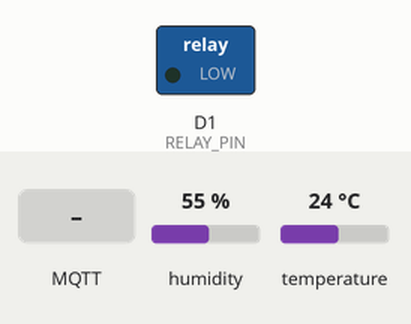
This sketch was run on a simulated ESP8266 (NodeMCU). Parts: switched loads named in the sketch (green lamp = pin HIGH). The test bench sets the inputs (shaded band); at power-on: humidity 55 %, temperature 24 °C. WiFi joins after 1.5 s; servers stay silent unless stated; no MQTT or app messages arrive unless stated.

Above: at 2.7 s.
2.8 s: MQTT message "ON" arrives on the first subscribed topic
At 7.5 s:
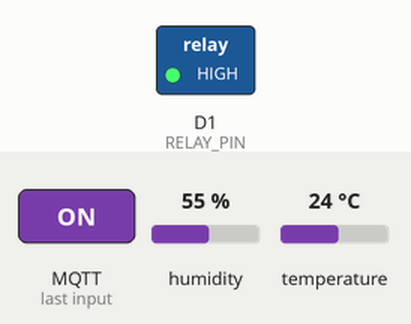
8.0 s: MQTT message "OFF" arrives on the first subscribed topic
At 12.7 s:
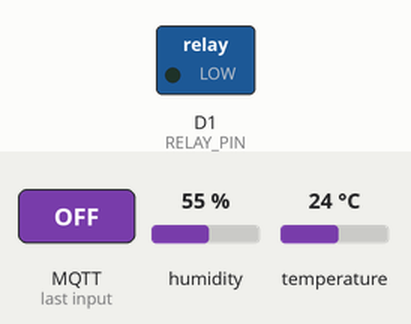
Timing chart, 0 to 14.2 s (numbered marks = the images above; inputs shaded):
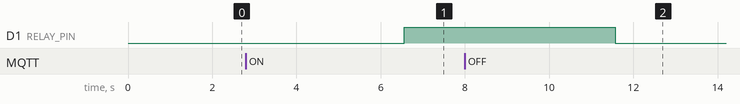

Measured:
- after the input at 2.8 s, D1 (RELAY_PIN): LOW → HIGH after 3.8 s
- after the input at 8.0 s, D1 (RELAY_PIN): HIGH → LOW after 3.6 s

The sketch:

smart_home_mqtt.ino
```cpp
/*
  Smart Home Automation - MQTT example for NodeMCU (ESP8266)
  - Publishes temperature/humidity to MQTT topics
  - Subscribes to control topic to toggle relay
*/

#include <ESP8266WiFi.h>
#include <PubSubClient.h>
#include <DHT.h>

const char* WIFI_SSID = "YOUR_WIFI_SSID";
const char* WIFI_PASS = "YOUR_WIFI_PASSWORD";
const char* MQTT_SERVER = "broker.hivemq.com"; // example public broker
const int MQTT_PORT = 1883;
const char* MQTT_CLIENT_ID = "NodeMCU_SmartHome_01";
const char* MQTT_TOPIC_TEMP = "smarthome/esp/temp";
const char* MQTT_TOPIC_HUM = "smarthome/esp/hum";
const char* MQTT_TOPIC_CTRL = "smarthome/esp/ctrl";

#define DHTPIN D2
#define DHTTYPE DHT22
#define RELAY_PIN D1

WiFiClient espClient;
PubSubClient client(espClient);
DHT dht(DHTPIN, DHTTYPE);

void callback(char* topic, byte* payload, unsigned int length) {
  // simple payload: "ON" or "OFF"
  String msg;
  for (unsigned int i = 0; i < length; i++) msg += (char)payload[i];
  msg.trim();
  if (String(topic) == MQTT_TOPIC_CTRL) {
    if (msg == "ON") digitalWrite(RELAY_PIN, HIGH);
    else if (msg == "OFF") digitalWrite(RELAY_PIN, LOW);
  }
}

void reconnect() {
  while (!client.connected()) {
    if (client.connect(MQTT_CLIENT_ID)) {
      client.subscribe(MQTT_TOPIC_CTRL);
    } else {
      delay(2000);
    }
  }
}

void setup() {
  pinMode(RELAY_PIN, OUTPUT);
  digitalWrite(RELAY_PIN, LOW);
  Serial.begin(115200);
  dht.begin();
  WiFi.begin(WIFI_SSID, WIFI_PASS);
  while (WiFi.status() != WL_CONNECTED) {
    delay(500);
  }
  client.setServer(MQTT_SERVER, MQTT_PORT);
  client.setCallback(callback);
}

void loop() {
  if (!client.connected()) reconnect();
  client.loop();

  float t = dht.readTemperature();
  float h = dht.readHumidity();
  if (!isnan(t) && !isnan(h)) {
    char tempBuf[16], humBuf[16];
    dtostrf(t, 6, 2, tempBuf);
    dtostrf(h, 6, 2, humBuf);
    client.publish(MQTT_TOPIC_TEMP, tempBuf);
    client.publish(MQTT_TOPIC_HUM, humBuf);
  }
  delay(5000);
}
```
